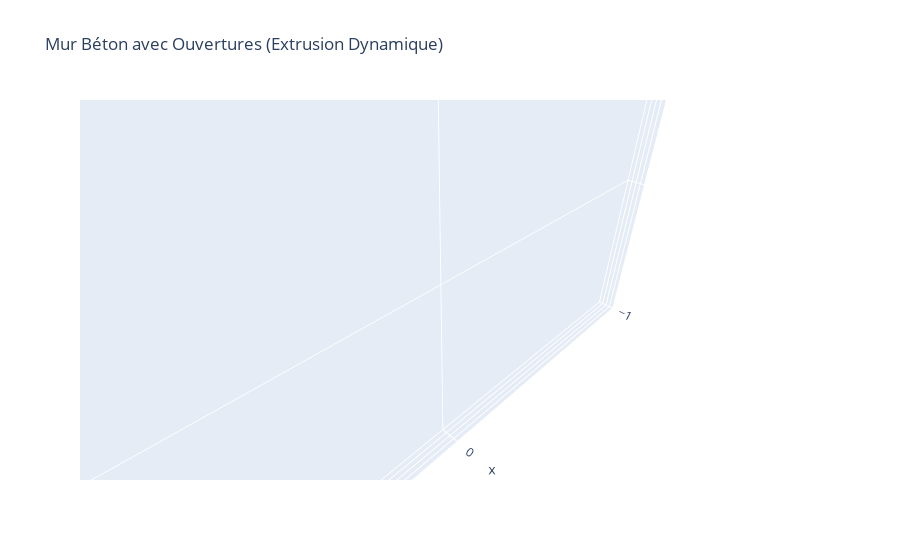

The notebook cell saved with this chart:
### Code cell
from dataclasses import dataclass
from typing import Tuple
import numpy as np
import plotly.graph_objects as go
from shapely.geometry import Polygon, box
from shapely.ops import triangulate

# --- 1. Ta Classe Opening ---
@dataclass(frozen=True)
class Opening:
    center_x: float
    center_z: float
    width: float
    height: float

    @property
    def bounds(self) -> Tuple[float, float, float, float]:
        half_w = self.width / 2.0
        half_h = self.height / 2.0
        return (
            self.center_x - half_w,
            self.center_z - half_h,
            self.center_x + half_w,
            self.center_z + half_h,
        )

    def to_polygon(self):
        x_min, z_min, x_max, z_max = self.bounds
        return box(x_min, z_min, x_max, z_max)

# --- 2. Fonction de Visualisation (Core) ---
def create_extruded_polygon_trace(polygon_2d, y_min, y_max, color='gray', name='Mur'):
    # A. Triangulation
    raw_triangles = triangulate(polygon_2d)
    valid_triangles = [t for t in raw_triangles if polygon_2d.contains(t.centroid)]
    
    vertices, ii, jj, kk = [], [], [], []
    
    def add_tri(p1, p2, p3, y_level):
        base = len(vertices)
        vertices.extend([[p1[0], y_level, p1[1]], [p2[0], y_level, p2[1]], [p3[0], y_level, p3[1]]])
        ii.append(base); jj.append(base+1); kk.append(base+2)

    # B. Faces Avant/Arrière
    for t in valid_triangles:
        c = list(t.exterior.coords)
        add_tri(c[0], c[2], c[1], y_min) 
        add_tri(c[0], c[1], c[2], y_max) 

    # C. Tranches Latérales
    boundaries = [polygon_2d.exterior] + list(polygon_2d.interiors)
    for b in boundaries:
        coords = list(b.coords)
        for k in range(len(coords)-1):
            p1, p2 = coords[k], coords[k+1]
            idx = len(vertices)
            # Quad (2 triangles)
            vertices.extend([[p1[0], y_min, p1[1]], [p2[0], y_min, p2[1]], [p2[0], y_max, p2[1]]])
            ii.extend([idx, idx+1, idx+2])
            vertices.extend([[p1[0], y_min, p1[1]], [p2[0], y_max, p2[1]], [p1[0], y_max, p1[1]]])
            ii.extend([idx+3, idx+4, idx+5])

    v = np.array(vertices)
    if len(v) == 0: return go.Mesh3d()
    
    return go.Mesh3d(
        x=v[:,0], y=v[:,1], z=v[:,2],
        i=ii, j=jj, k=kk,
        color=color, opacity=1, flatshading=True, name=name
    )

# --- 3. Script d'Exécution ---
config = {
    'panel_width': 6000,
    'panel_height': 3500,
    'openings': [Opening(1500, 1750, 1500, 2000), Opening(4500, 1750, 1500, 2500)],
    'thickness': 200
}

# Création Géométrie 2D
wall_shape = box(0, 0, config['panel_width'], config['panel_height'])
for op in config['openings']:
    wall_shape = wall_shape.difference(op.to_polygon())

# Création Mesh 3D
trace = create_extruded_polygon_trace(
    wall_shape, 
    y_min=0, 
    y_max=config['thickness'], 
    color='#A9A9A9', 
    name='Mur Béton'
)

# Affichage Plotly
fig = go.Figure(data=[trace])
fig.update_layout(scene=dict(aspectmode='data'), title="Mur Béton avec Ouvertures (Extrusion Dynamique)")
fig.show()

### Figure 1 — Plotly figure (JSON) as saved in the notebook; plotly's stock layout.template omitted (floating-point values rounded to 4 significant figures; data arrays with more than 128 entries replaced by an {"elided": "..."} marker saying what was removed)
{"data": [{"color": "#A9A9A9", "flatshading": true, "i": [0, 3, 6, 9, 12, 15, 18, 21, 24, 27, 30, 33, 36, 39, 42, 45, 48, 51, 54, 57, 60, 63, 66, 69, 72, 75, 78, 81, 84, 85, 86, 87, 88, 89, 90, 91, 92, 93, 94, 95, 96, 97, 98, 99, 100, 101, 102, 103, 104, 105, 106, 107, 108, 109, 110, 111, 112, 113, 114, 115, 116, 117, 118, 119, 120, 121, 122, 123, 124, 125, 126, 127, 128, 129, 130, 131, 132, 133, 134, 135, 136, 137, 138, 139, 140, 141, 142, 143, 144, 145, 146, 147, 148, 149, 150, 151, 152, 153, 154, 155], "j": [1, 4, 7, 10, 13, 16, 19, 22, 25, 28, 31, 34, 37, 40, 43, 46, 49, 52, 55, 58, 61, 64, 67, 70, 73, 76, 79, 82], "k": [2, 5, 8, 11, 14, 17, 20, 23, 26, 29, 32, 35, 38, 41, 44, 47, 50, 53, 56, 59, 62, 65, 68, 71, 74, 77, 80, 83], "name": "Mur Béton", "opacity": 1, "type": "mesh3d", "x": {"elided": "156 float values"}, "y": {"elided": "156 float values"}, "z": {"elided": "156 float values"}}], "layout": {"scene": {"aspectmode": "data"}, "title": {"text": "Mur Béton avec Ouvertures (Extrusion Dynamique)"}}}
